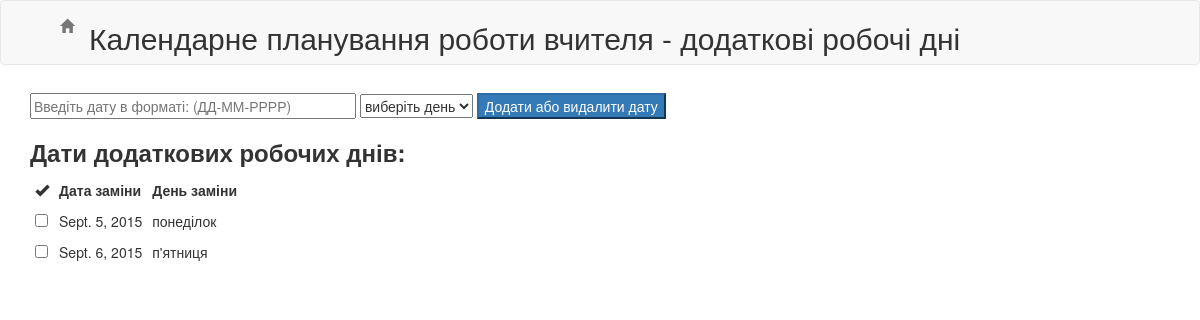
The page /klas_predmet/job/ on the database its author committed.
### Klas_Predmet/models.py (models this page shows, shortened)
class DataJ(models.Model):
    dat = models.DateField()
    num = models.IntegerField()
    name = models.CharField(max_length=15)
    class Meta():
        db_table = 'dataj'
        ordering = ('dat',)

### Klas_Predmet/views.py (the view, shortened to what this page needs)
def job(request):
    ctx = {
        'dat' : DataJ.objects.all()
    }
    return render(request, 'job.html', ctx)

### templates/job.html (shortened to what this page needs)
{% load staticfiles %}
<!DOCTYPE html>
<html lang="en " xmlns="http://www.w3.org/1999/html">
<head>
    <link rel="stylesheet" href="{% static 'css/bootstrap.css' %}">
    <link rel="stylesheet" type="text/css" href="{% static 'css/style.css' %}">
</head>
<body>
     <nav class="navbar navbar-default">
        <div class="container">
            <div id="navbar" class="navbar-collapse collapse">
                <ul class="nav navbar-nav">
                    <li><a href=".."><i class="glyphicon glyphicon-home" aria-hidden="true"></i></a></li>
                    <li><h2>Календарне планування роботи вчителя - додаткові робочі дні</h2></li>
                </ul>
            </div>
        </div>
    </nav>
    <div class="container">
        <form method="POST" action="">
            <input type="text" name="add_date"  size=40 placeholder="Введіть дату в форматі: (ДД-ММ-РРРР)">
            <select name="add_den">
                <option selected>виберіть день</option>
            </select>
            <button class="btn-primary margin-for-btn" type="submit">Додати або видалити дату</button>
            <h3 class="text-left"><strong>Дати додаткових робочих днів:</strong></h3>
            <table class="table-condensed">
                <tr>
                    <th><i class="glyphicon glyphicon-ok" aria-hidden="true"></i></th>
                    <th>Дата заміни</th>
                    <th>День заміни</th>
            {% for data in dat %}
                <tr>
                    <td><input id="mitka" type="checkbox" name="mitka{{ data.id }}"></td>
                    <td>{{ data.dat }}</td>
                    <td>{{ data.name }}</td>
                </tr>
            {% endfor %}
            </table>
        </form>
    </div>
</body>
</html>

### static/css/style.css (style rules this page uses)
.margin-for-btn { margin-top: 8px; }

### rows shown on the page
DataJ: dat "Sept. 5, 2015", name "понеділок"
DataJ: dat "Sept. 6, 2015", name "п'ятниця"
